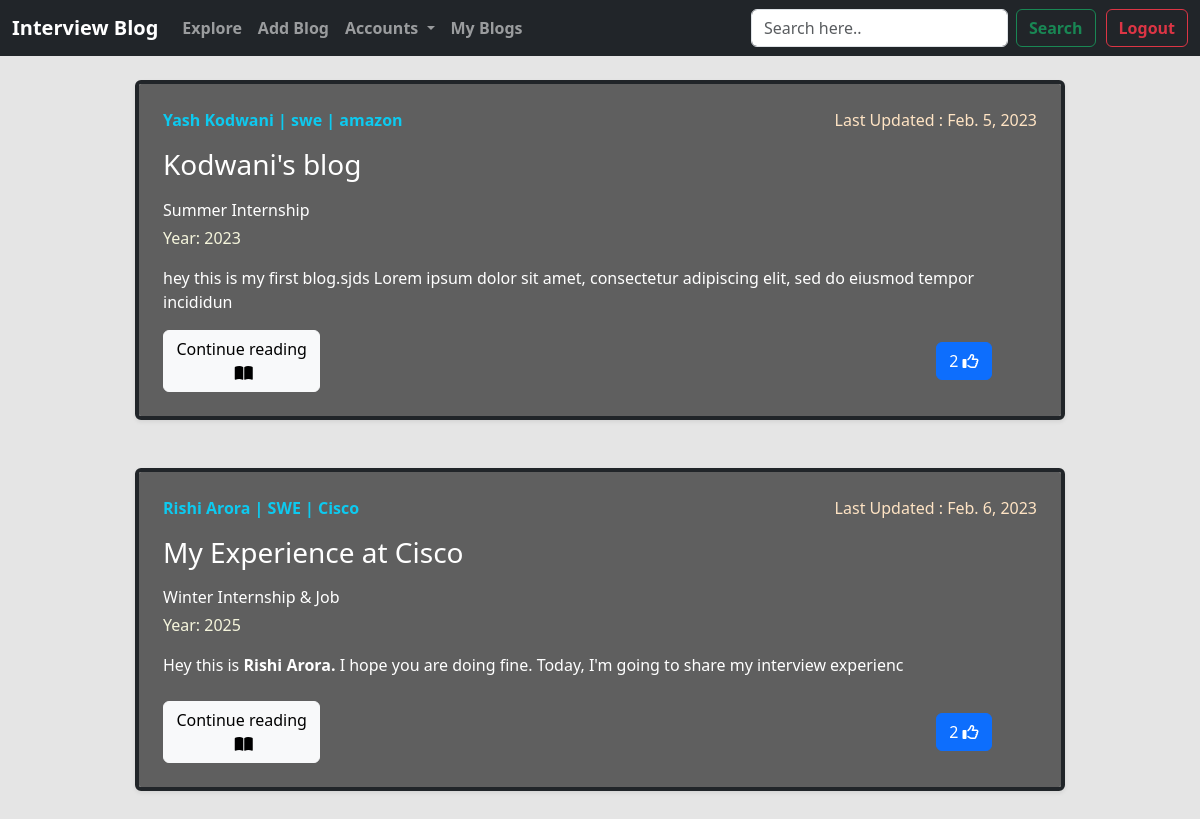
/bookmarks_list/ (signed in), run on the app's committed database.
### BlogApp/models.py (models this page shows, shortened)
class BlogPost(models.Model):
    post_id = models.AutoField(primary_key=True)
    blog_title = models.CharField(max_length=100,default="Read my first post")
    blog_content = RichTextField(blank=True, null=True)
    company_name = models.CharField(max_length=50,default="")
    CHOICES = (('Summer Internship','Summer Intership'),('Winter Internship Only','Winter Intership Only'),('Winter Internship & Job','Winter Internship & Job'),('Job Only','Job Only'))
    job_offer_type = models.CharField(max_length=100, choices=CHOICES, default="Job Only")
    job_profile = models.CharField(max_length=50,default="")
    year = models.IntegerField()
    author = models.ForeignKey(User,on_delete=models.CASCADE,blank=True,null=True)
    bookmarks = models.ManyToManyField(User, default=None, blank=True, related_name='bookmarks')
    likes = models.ManyToManyField(User, default=None, blank=True, related_name='likes')
    post_date = models.DateField(auto_now_add=True)
    likecount = models.IntegerField(default=0)
    def total_likes(self):
        return self.likes.count()

### BlogApp/views.py (the view)
# urls.py: path('bookmarks_list/', views.bookmarkslist, name="bookmarkslist"),
@login_required(login_url='/login')
def bookmarkslist(request):
    list = BlogPost.objects.filter(bookmarks=request.user)
    for i in list:
        i.likecount = i.total_likes()
        i.save()
    post = list.order_by('-likecount')
    return render(request, 'bookmarks.html', {'list': post})

### BlogApp/templates/bookmarks.html (shortened to what this page needs)
<!doctype html>
<html lang="en">
  <head>
    <link href="https://cdn.jsdelivr.net/npm/bootstrap@5.3.0-alpha1/dist/css/bootstrap.min.css" rel="stylesheet">
  </head>
  <body>
    <nav class="navbar navbar-expand-lg navbar-dark bg-dark" >
      <div class="container-fluid">
          <a class="navbar-brand" href="#" style=" font-weight:bold;">Interview Blog</a>
          <div class="collapse navbar-collapse" id="navbarSupportedContent">
            <ul class="navbar-nav me-auto mb-2 mb-lg-0">
              <li class="nav-item">
                <a class="nav-link " style=" font-weight:bold;" aria-current="page" href="{% url 'home' %}">Explore</a>
              </li>
              <li class="nav-item">
                <a class="nav-link" style=" font-weight:bold;" href="{% url 'addpost' %}">Add Blog</a>
              </li>
              <li class="nav-item dropdown">
                <a class="nav-link dropdown-toggle" style=" font-weight:bold;" href="#" role="button" data-bs-toggle="dropdown" aria-expanded="false">
                    Accounts
                </a>
              </li>
              <li class="nav-item">
                <a class="nav-link " style=" font-weight:bold;" href="{% url 'myblogs' %}">My Blogs</a>
              </li>
            </ul>
            <form class="d-flex" role="search" method="get" action="/search" >
              <input class="form-control me-2" type="search" placeholder="Search here.." aria-label="Search" name="search" id="search">
              <button class="btn btn-outline-success" style=" font-weight:bold;" type="submit">Search</button>
            </form>
            <button class="btn btn-outline-danger" style=" font-weight:bold; margin-left: 10px;" type="submit">
                 <a class="nav-link" style=" font-weight:bold;" href="{% url 'logout' %}">Logout</a>
            </button>
          </div>
        </div>
      </nav>
      <section class="vh-100">
        <div style="height: auto;">
        <div class="container my-4">
            {% for i in list %}
                  <div class="col-md-10 offset-md-1">
                      <div
                          class="row g-0 border border-dark border-4 rounded overflow-hidden flex-md-row mb-5 shadow-sm h-md-250 position-relative">
                          <div class="col p-4 d-flex flex-column position-static" style="background:rgb(95, 95, 95) ;">
                            <div class="d-flex justify-content-between">
                              <strong class="d-inline-block mb-2 text-info">{{i.author.first_name}} {{i.author.last_name}} | {{i.job_profile}} | {{i.company_name}}</strong><p style="color: bisque;">Last Updated : {{i.post_date}}</p>
                            </div>
                              <h3 class="mb-3 cw">{{i.blog_title}}</h3>
                              <p class="card-text mb-1 cw">{{i.job_offer_type}}</p>
                              <div class="mb-3" style="color:beige;
                              ">Year: {{i.year}}</div>
                        <span class="cw">{{i.blog_content|safe|slice:120}}</span>
                              <div class="mt-2"><a href="/viewpost/{{i.post_id}}" class=" btn btn-light mt-2" role="button" style="width: 18%;">Continue reading &nbsp;<i class="fa-solid fa-book-open"></i></a>
                              <button type="button" class="btn btn-primary mt-2" style="margin-left: 70%;">{{i.likes.count}} <i class="fa-regular fa-thumbs-up"></i></button></div>
                          </div>
                      </div>
                  </div>
                  {% endfor %}
                  <br>
          </div>
        </div>
      </section>
    </body>
  </html>

### BlogApp/templates/bookmarks.html (style rules this page uses)
body { background:rgb(229, 229, 229); }
.cw { color: white; }

### data on the page
BlogPost: author.first_name "Yash", author.last_name "Kodwani", job_profile "swe", company_name "amazon", post_date "Feb. 5, 2023", blog_title "Kodwani's blog", job_offer_type "Summer Internship", year "2023", blog_content "hey this is my first blog.sjds Lorem ipsum dolor sit amet, consectetur adipiscing elit, sed do eiusmod tempor incididun", likes.count "2"
BlogPost: author.first_name "Rishi", author.last_name "Arora", job_profile "SWE", company_name "Cisco", post_date "Feb. 6, 2023", blog_title "My Experience at Cisco", job_offer_type "Winter Internship & Job", year "2025", blog_content "Hey this is Rishi Arora. I hope you are doing fine. Today, I'm going to share my interview experienc", likes.count "2"
